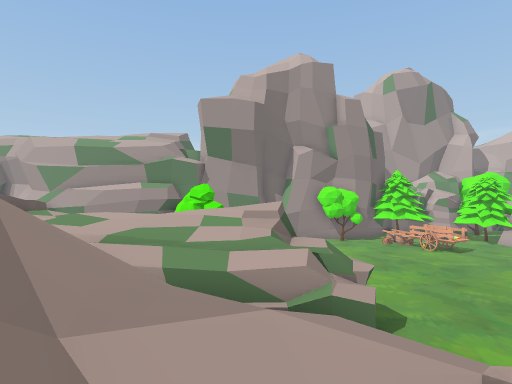
[1] (above)

19 first-person views from a walk through a Unity game level. The camera is 1.4 m above the floor, looks level and sees 80° across. The floor is counted in squares, 2 m on a side. Each view is taken from the middle of a square. On the plan, view 1 faces up. The plan holds only what a view shows up to about 10 squares ahead; the rest is blank. The place goes on beyond the plan. The player character is not drawn. Some animated figures are left out.

[2]
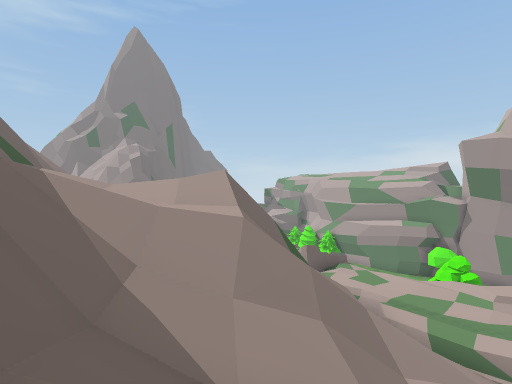

[3]
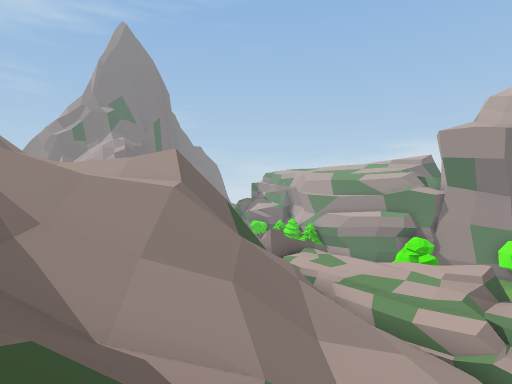

[4]
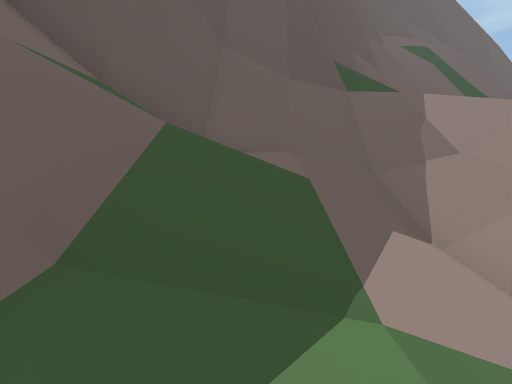

[5]
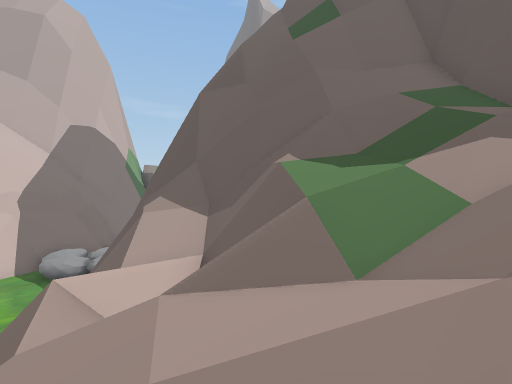

[6]
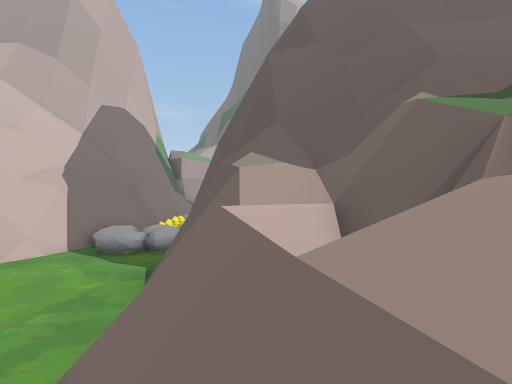

[7]
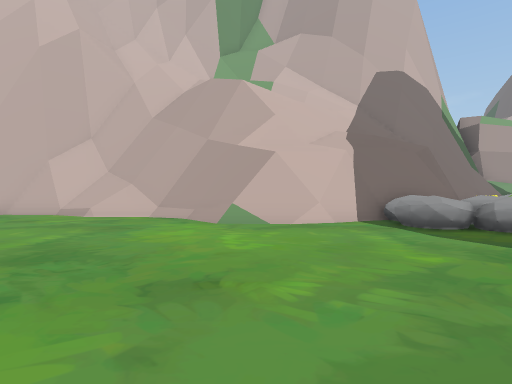

[8]
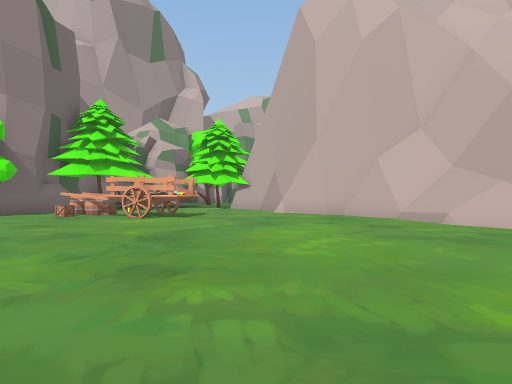

[9]
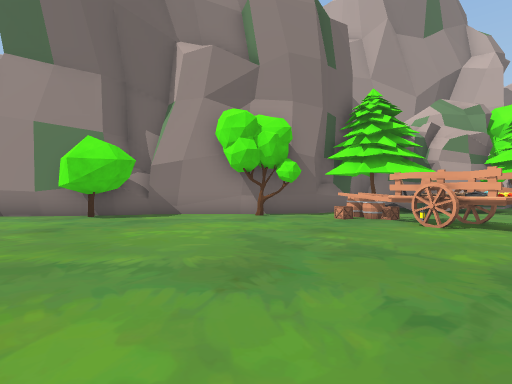

[10]
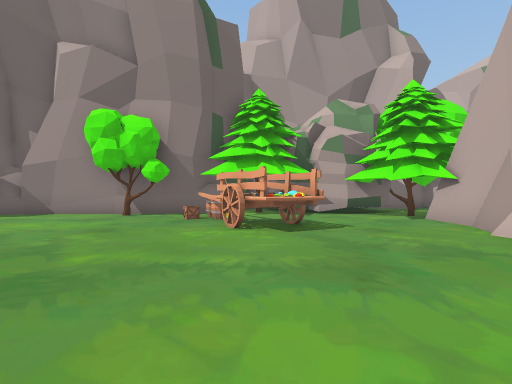

[11]
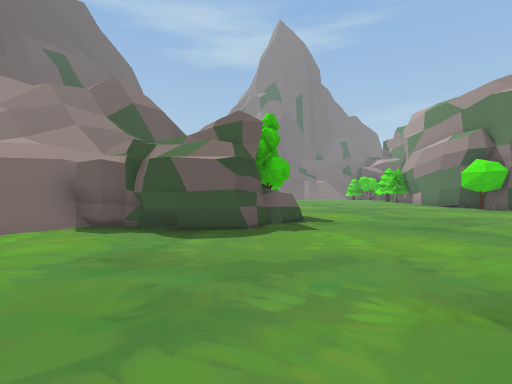

[12]
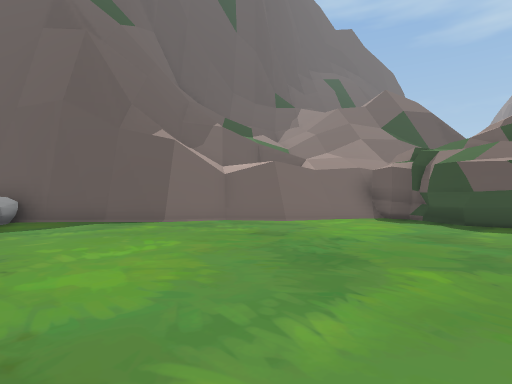

[13]
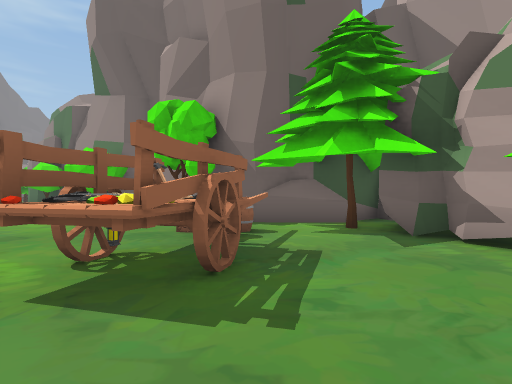

[14]
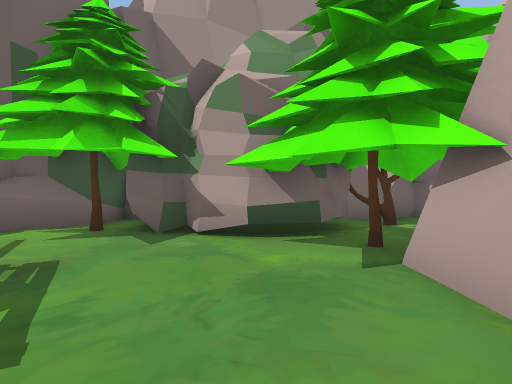

[15]
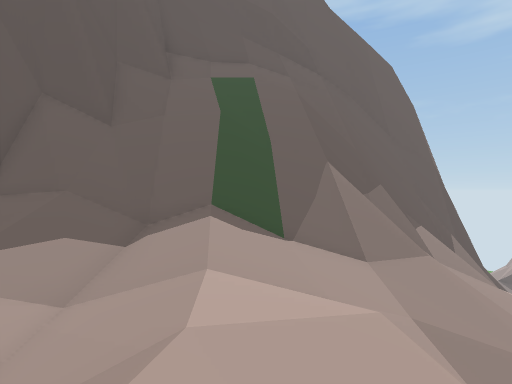

[16]
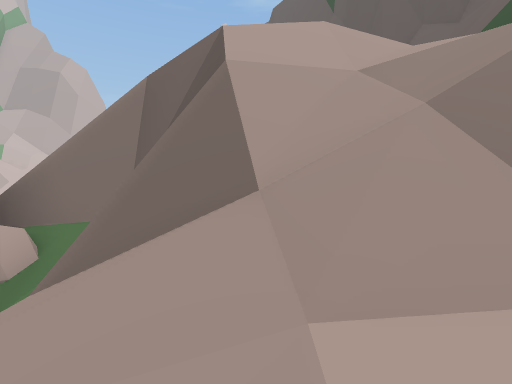

[17]
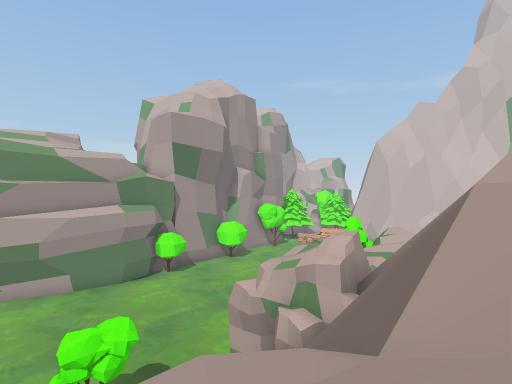

[18]
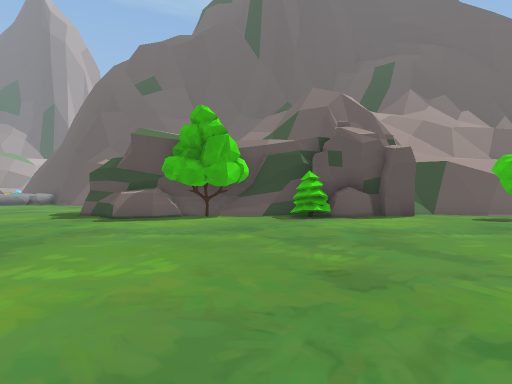

[19]
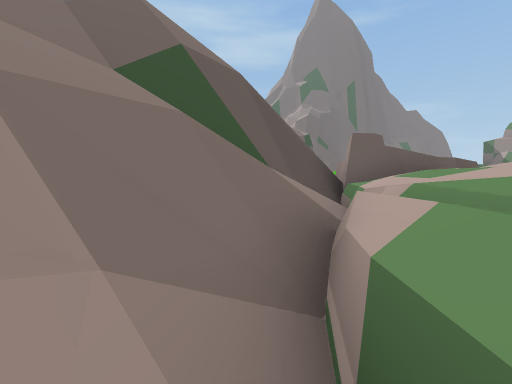

### Floor plan
Key: @ floor where view 1 was taken; # wall or solid block; . floor; / step, stairs or slope; = window, fence, low wall or low ledge; ^ raised ledge; v drop or lower ground; R rock; T tree; B barrel; C crate; S shovel; L lantern; O other object.
Columns run from 12 left of view 1 to 14 right of it. Each row starts with its distance up from view 1.
 21                     ###
 20                    ##T##
 19              #######...####
 18           ####...T..B.....T
 17          ..........CB#....#
 16         ............OO....#
 15  ..    ..............SO...#
 14  ...  ..............LO...##
 13  ........................##
 12  .........................#
 11  .........................#
 10   ........................#
  9  TT.....T....#...........^#
  8  ##..RRT##T####..........^
  7  /##/R#R#######..........#
  6  //=R##^^^#####........./#
  5  ///###==^#^^##........//#
  4  //==^v^===/////......./^^
  3 ///=#v/=##=/////#....../#^
  2  //=#//==///// /##.....##
  1 ///=/////=//// #=###..OO#
  0 /////////=//@/v#=####.OO#
 -1 ///////////////vv  ###OO#
 -2 //=/////////////=^^###
 -3 //^=///////////=^^^
 -4 ^=^=// //=^=///=^^
 -5 ^^^= ^#/#^^^#//#^
 -6   ^^^^^^    ^##^
 -7              ^^

Positions as (right, up) in squares from view 1, and headings:
1: (0, 0), facing up
2: (1, -4), facing up-left
3: (2, -3), facing up-left
4: (2, -1), facing down-left
5: (-1, 3), facing down-right
6: (1, 4), facing down-right
7: (4, 4), facing right
8: (5, 7), facing up-right
9: (5, 9), facing up
10: (9, 9), facing up
11: (8, 8), facing left
12: (10, 8), facing down-left
13: (12, 14), facing up-left
14: (12, 14), facing up
15: (-6, 2), facing down-left
16: (-11, 6), facing down-right
17: (-12, 3), facing up-right
18: (-3, 17), facing down
19: (0, 4), facing left
